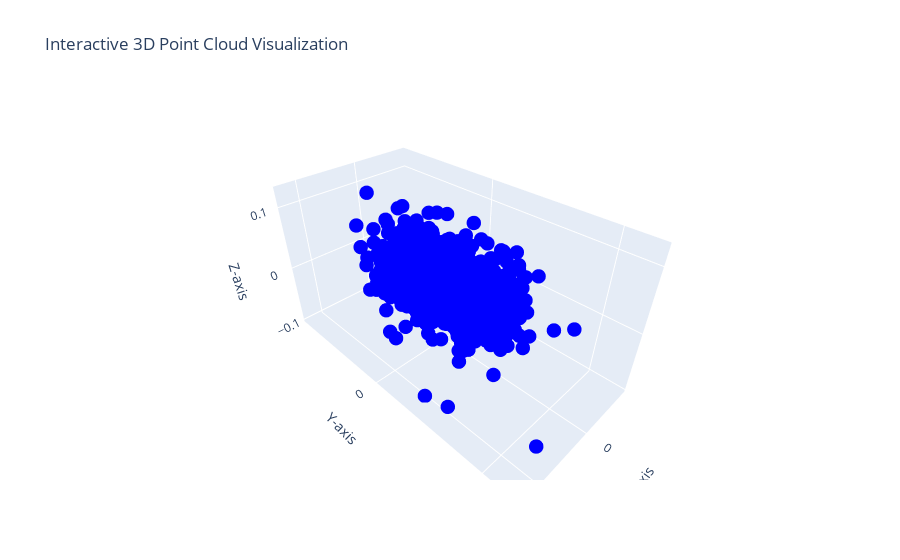

This figure's notebook cell:
### Code cell
import plotly.graph_objects as go
from matplotlib import pyplot as plt

coordinates = generate_conditioned("Table")

# Create a 3D scatter plot
fig = go.Figure()

# Scatter plot of the points
fig.add_trace(go.Scatter3d(
    x=coordinates[:, 0],
    y=coordinates[:, 1],
    z=coordinates[:, 2],
    mode='markers',
    marker=dict(
        size=5,
        color='blue',  # You can customize the color here
    )
))

# Set layout options
fig.update_layout(scene=dict(
    xaxis_title='X-axis',
    yaxis_title='Y-axis',
    zaxis_title='Z-axis'),
    title='Interactive 3D Point Cloud Visualization')

# Show the plot
fig.show()

### Figure 1 — Plotly figure (JSON) as saved in the notebook; plotly's stock layout.template omitted (floating-point values rounded to 4 significant figures; data arrays with more than 128 entries replaced by an {"elided": "..."} marker saying what was removed)
{"data": [{"marker": {"color": "blue", "size": 5}, "mode": "markers", "x": {"elided": "3000 float values"}, "y": {"elided": "3000 float values"}, "z": {"elided": "3000 float values"}, "type": "scatter3d"}], "layout": {"scene": {"xaxis": {"title": {"text": "X-axis"}}, "yaxis": {"title": {"text": "Y-axis"}}, "zaxis": {"title": {"text": "Z-axis"}}}, "title": {"text": "Interactive 3D Point Cloud Visualization"}}}
